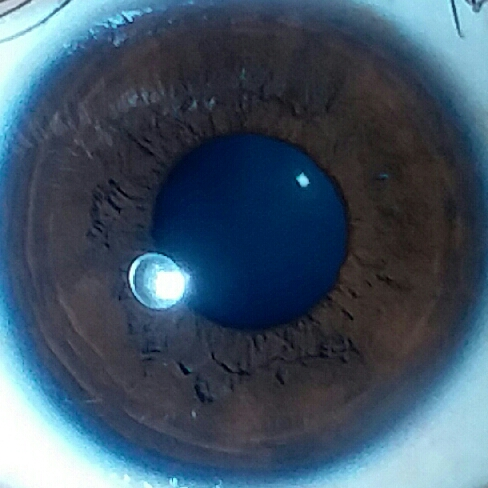
#> input picture Dataset_old/normal/1.jpg, 488 x 488 px, found by its file name
$ jupyter execute Untitled1.ipynb
#> lines starting #> are read from the running program, lines starting #| are printed output that depends on the picture; after the words box and inside, x2 and y2 are one past the last pixel; in counts of white or black regions, pixels touching at a corner belong together
[cell 1]
import cv2
import numpy as np
import matplotlib.pyplot as plt

#load image and show it
normal_path = "./Dataset_old/Normal/1.jpg"
sedang_path = "./Dataset_old/Sedang/1.jpg"
tinggi_path = "./Dataset_old/Tinggi/1.jpg"
test_eye = "./Dataset/test.jpg"

img_normal = cv2.imread(normal_path)
#> img_normal is the input picture: shape (488, 488, 3); mean B, G, R 101, 82.8, 63.5
img_sedang = cv2.imread(sedang_path)
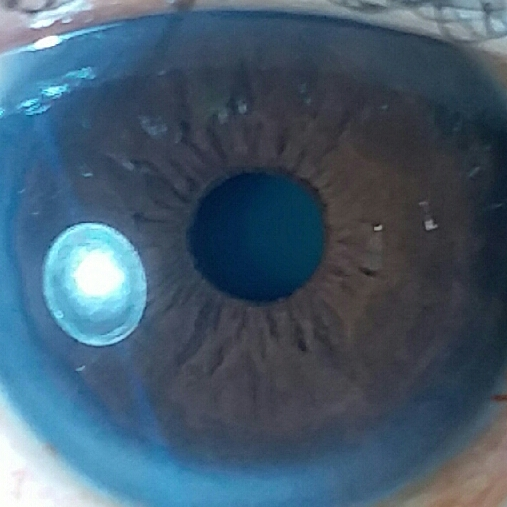
#> input picture Dataset_old/sedang/1.jpg, 507 x 507 px, found by its file name
#> img_sedang is the input picture: shape (507, 507, 3); mean B, G, R 109.4, 90.4, 67.7
img_tinggi = cv2.imread(tinggi_path)
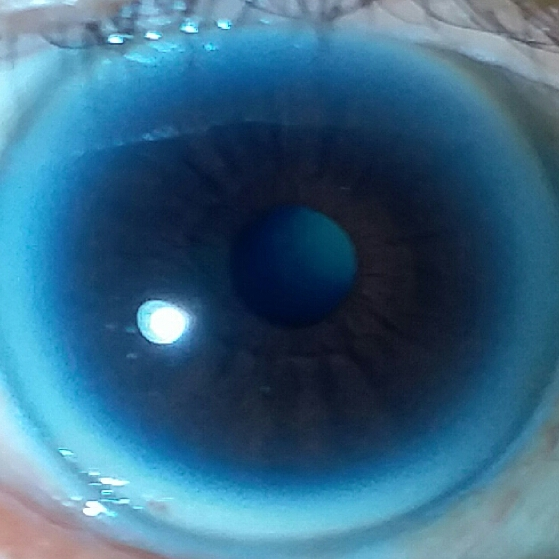
#> input picture Dataset_old/tinggi/1.jpg, 559 x 559 px, found by its file name
#> img_tinggi is the input picture: shape (559, 559, 3); mean B, G, R 131.3, 102.4, 55.5
img_test = cv2.imread(test_eye)
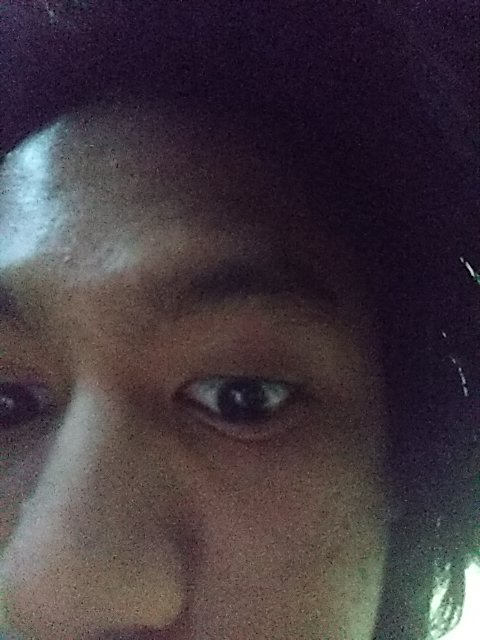
#> input picture test.jpg, 480 x 640 px, found by its file name
#> img_test is the input picture: shape (640, 480, 3); mean B, G, R 63.6, 57.4, 67.5

[cell 2]
#normal Image
plt.imshow(img_normal)
plt.show()

#sedang Image
plt.imshow(img_sedang)
plt.show()

#tinggi Image
plt.imshow(img_tinggi)
plt.show()

[cell 3]
#Hough Transform to detect the iris
used_img = img_normal

b,g,r = cv2.split(used_img)
rgb_img = cv2.merge([r,g,b])

preprocessing = cv2.cvtColor(used_img, cv2.COLOR_BGR2GRAY)
preprocessing = cv2.medianBlur(preprocessing, 5)
#preprocessing = cv2.Canny(preprocessing, 20, 20)
preprocessing = cv2.Canny(preprocessing, 20, 30, apertureSize=3)
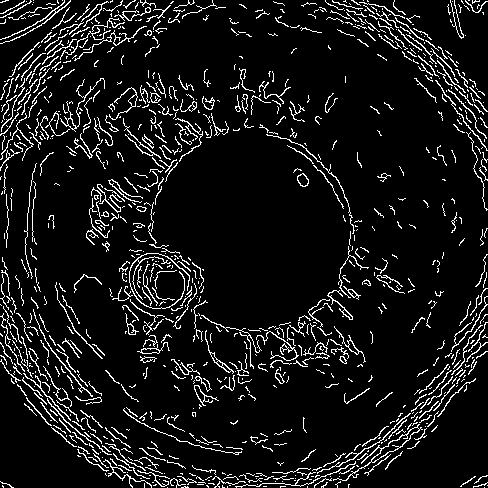
#> preprocessing: shape (488, 488); 8.7% white in thin lines or dots

# [7 lines of commented-out code are left out]
param1 = 80
param2 = 110
maxRadius = 520
minRadius = 450

rows = preprocessing.shape[0]
#> rows = 488
circles = cv2.HoughCircles(preprocessing, cv2.HOUGH_GRADIENT, 7, 20, param1=param1, param2=param2, minRadius=minRadius, maxRadius=maxRadius)
#> circles = 125 rows, first 8: [472.5, 136.5, 469.6], [465.5, 171.5, 461.2], [486.5, 227.5, 454.2], [486.5, 199.5, 454.2], [486.5, 248.5, 454.2], [241.5, 10.5, 470.3], [458.5, 262.5, 454.2], [465.5, 241.5, 461.9]
radius = 0
img_center = (int(used_img.shape[0]/2),int(used_img.shape[1] /2))
#> img_center = (244, 244)

if circles is not None :
    circles = np.uint16(np.around(circles))
#> circles = 125 rows, first 8: [472, 136, 470], [466, 172, 461], [486, 228, 454], [486, 200, 454], [486, 248, 454], [242, 10, 470], [458, 262, 454], [466, 242, 462]
    beginning = True
    for i in circles[0, :]:
        if beginning == True :
            center = (i[0], i[1])
            radius = i[2]
            beginning = False
        else :
            old_min = abs(radius*2 - used_img.shape[0])
            new_min = abs(i[2]*2 - used_img.shape[0])
            #print(str(old_min) + " : " + str(new_min) )
            if old_min > new_min :
                #drawing circle
                center = (i[0], i[1])
                radius = i[2]

        cv2.circle(preprocessing, center, radius, (0,255,0),2)
#> this loop made 125 passes
#> (old_min, new_min, center, radius) on passes 2 to 3: (452, 434, (466, 172), 461), (434, 420, (486, 228), 454)
#> (i, old_min, new_min) on passes 4 to 9: ([486, 200, 454], 420, 420), ([486, 248, 454], 420, 420), ([242, 10, 470], 420, 452), ([458, 262, 454], 420, 420), ([466, 242, 462], 420, 436), ([486, 290, 462], 420, 436)
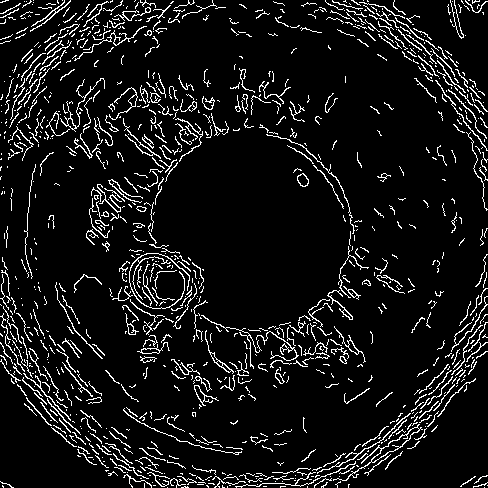
#> preprocessing: shape (488, 488); 8.3% white in thin lines or dots
#> after the loop, beginning = False
        # [9 lines of commented-out code are left out]
else :
    print("Not circle detected")

plt.imshow(preprocessing)
plt.show()

[cell 4]
cv2.circle(preprocessing, center, radius, (0,255,0),2)
#drawing center
cv2.circle(preprocessing, center,2,(0,0,255),3)

new_radius = int(radius * 0.7)
#> new_radius = 316
cv2.circle(preprocessing, center, new_radius, (255, 0, 255), 3)
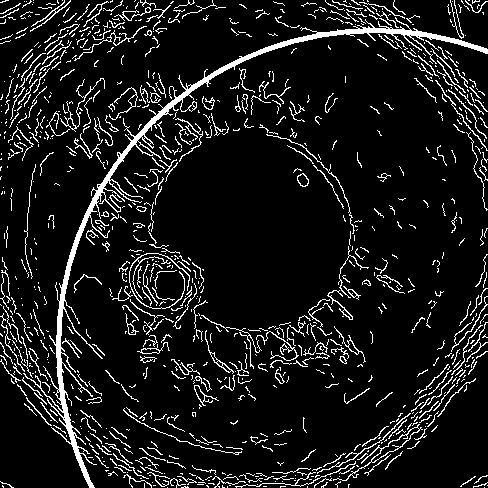
#> preprocessing: shape (488, 488); 9.8% white in thin lines or dots

plt.imshow(preprocessing)
plt.show()

[cell 5]
"""from scipy.interpolate import interp1d
from PIL import Image

image = preprocessing
height = int(radius - new_radius)
width = int(radius * 2 * np.pi)
r_in = new_radius
r_out = radius

#q = np.arange(0.00, np.pi*2, 0.01) #theta
q = np.arange(0, 2 * np.pi, 2 * np.pi / width)  # Theta values
#inn = np.arange(0, int(image.shape[0]/2), 1) #radius
inn = np.arange(0, r_out, 1) #radius

cartisian_image = np.empty(shape = [inn.size, int(image.shape[1]), 3])
m = interp1d([np.pi*2, 0],[0,image.shape[1]])

for r in inn:
    for t in q:
        polarX = int((r * np.cos(t)) + image.shape[1]/2)
        polarY = int((r * np.sin(t)) + image.shape[0]/2)
        cartisian_image[r][int(m(t) - 1)] = used_img[polarY][polarX]

cartisian_image = cartisian_image.astype('uint8')
im = Image.fromarray(cartisian_image)


plt.imshow(cartisian_image)
plt.show()
"""

[cell 6]
image = used_img
height = int(radius - new_radius)
#> height = 136
width = int(radius * 2 * np.pi)
#> width = 2839
r_in = new_radius
#> r_in = 316
r_out = radius
#> r_out = 452

thetas = np.arange(0, 2 * np.pi, 2 * np.pi / width)  # Theta values
#> thetas = 2839 values from 0 to 6.28
#r_out = r_in + r_out
# Create empty flatten image
flat = np.zeros((height,width, 3), np.uint8)
circle_x = int(image.shape[0] / 2)
#> circle_x = 244
circle_y = int(image.shape[1] / 2)
#> circle_y = 244

print(r_in)
#| 316
print(r_out)
#| 452
print(width)
#| 2839
print(height)
#| 136
for i in range(width):
    for j in range(height):
        theta = thetas[i]  # value of theta coordinate
        r_pro = j / height  # value of r coordinate(normalized)

        # get coordinate of boundaries
        Xi = circle_x + r_in * np.cos(theta)
        Yi = circle_y + r_in * np.sin(theta)

        Xo = circle_x + r_out * np.cos(theta)
        Yo = circle_y + r_out * np.sin(theta)

        # the matched cartesian coordinates for the polar coordinates
        Xc = (1 - r_pro) * Xi + r_pro * Xo
        Yc = (1 - r_pro) * Yi + r_pro * Yo

        if Xc >= image.shape[0] :
            Xc = image.shape[1] - 1

        if Yc >= image.shape[1] :
            Yc = image.shape[1] - 1
        #print(i)
        #print(j)
        color = image[int(Xc)][int(Yc)]  # color of the pixel
        flat[j][i] = color
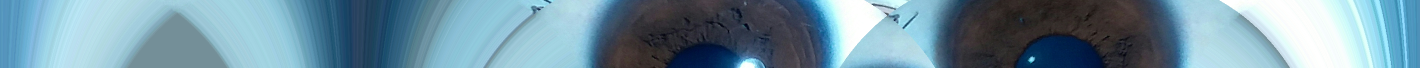
#> flat: shape (136, 2839, 3) (shown at 1/2 size); mean B, G, R 160.4, 144.4, 112.4

plt.imshow(flat)
plt.show()

[cell 7]
gray_flat = cv2.cvtColor(flat, cv2.COLOR_BGR2GRAY)
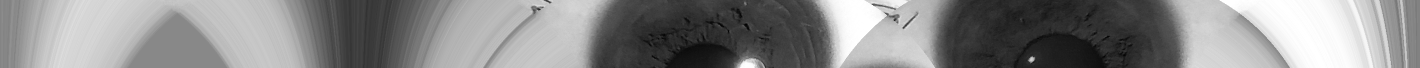
#> gray_flat: shape (136, 2839) (shown at 1/2 size); min 0, max 255, mean 136.6

plt.imshow(gray_flat)
plt.show()

otsu_threshold, image_result = cv2.threshold(gray_flat, 0, 255, cv2.THRESH_OTSU)
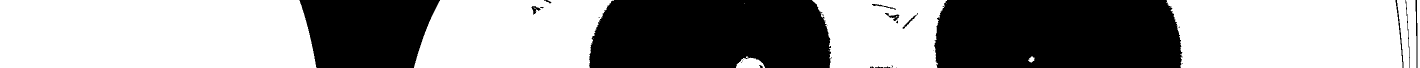
#> image_result: shape (136, 2839) (shown at 1/2 size); 58.6% white; 32 black regions (18 under 20 px), largest, box (x1, y1, x2, y2) and area: (1868, 0, 2365, 136) 64984, (1178, 0, 1664, 136) 61492, (599, 0, 880, 136) 31669
#> otsu_threshold = 125
histr = cv2.calcHist([image_result],[0],None,[256],[0,256])
#> histr = 256 values, max 226407 at index 255, min 0 at index 1, mean 1508.2

print(otsu_threshold)
#| 125.0
plt.imshow(image_result)
plt.show()

plt.plot(histr)
plt.show()
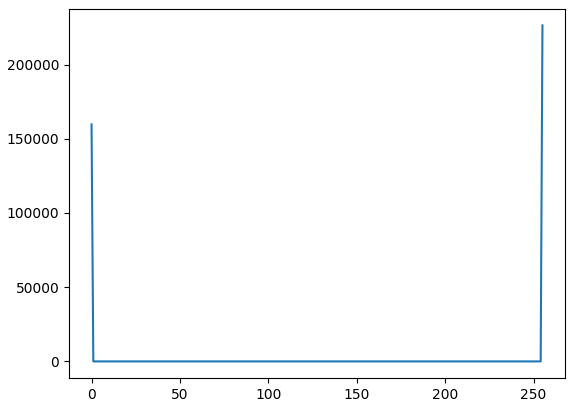
#> figure drawn by matplotlib, 1 panel; curve peaks at x = 255, y = 226407

#img rendah = 91
#img sendang = 116
#img tinggi = 138
